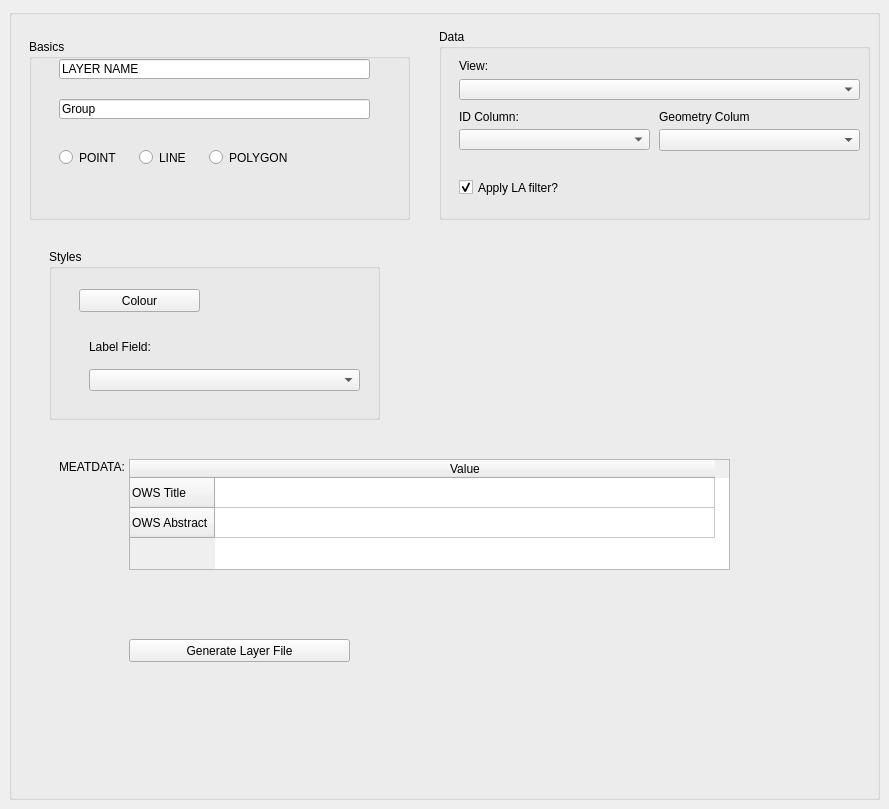
      <widget class="QWidget" name="tab">
       <attribute name="title">
        <string>Mapfile</string>
       </attribute>
       <widget class="QGroupBox" name="GB_MAPFILE">
        <property name="geometry">
         <rect>
          <x>9</x>
          <y>9</y>
          <width>871</width>
          <height>791</height>
         </rect>
        </property>
        <property name="title">
         <string/>
        </property>
        <widget class="QTableWidget" name="TW_METADATA">
         <property name="geometry">
          <rect>
           <x>120</x>
           <y>450</y>
           <width>601</width>
           <height>111</height>
          </rect>
         </property>
         <property name="maximumSize">
          <size>
           <width>16777215</width>
           <height>16777215</height>
          </size>
         </property>
         <attribute name="horizontalHeaderDefaultSectionSize">
          <number>500</number>
         </attribute>
         <row>
          <property name="text">
           <string>OWS Title</string>
          </property>
         </row>
         <row>
          <property name="text">
           <string>OWS Abstract</string>
          </property>
         </row>
         <column>
          <property name="text">
           <string>Value</string>
          </property>
         </column>
        </widget>
        <widget class="QGroupBox" name="GB_BASICS">
         <property name="geometry">
          <rect>
           <x>20</x>
           <y>30</y>
           <width>381</width>
           <height>181</height>
          </rect>
         </property>
         <property name="title">
          <string>Basics</string>
         </property>
         <widget class="QLineEdit" name="LE_LAYERNAME">
          <property name="geometry">
           <rect>
            <x>30</x>
            <y>20</y>
            <width>311</width>
            <height>20</height>
           </rect>
          </property>
          <property name="text">
           <string>LAYER NAME</string>
          </property>
         </widget>
         <widget class="QLineEdit" name="LE_GROUP">
          <property name="geometry">
           <rect>
            <x>30</x>
            <y>60</y>
            <width>311</width>
            <height>20</height>
           </rect>
          </property>
          <property name="text">
           <string>Group</string>
          </property>
         </widget>
         <widget class="QRadioButton" name="RB_POINT">
          <property name="geometry">
           <rect>
            <x>30</x>
            <y>110</y>
            <width>82</width>
            <height>17</height>
           </rect>
          </property>
          <property name="text">
           <string>POINT</string>
          </property>
         </widget>
         <widget class="QRadioButton" name="RB_LINE">
          <property name="geometry">
           <rect>
            <x>110</x>
            <y>110</y>
            <width>82</width>
            <height>17</height>
           </rect>
          </property>
          <property name="text">
           <string>LINE</string>
          </property>
         </widget>
         <widget class="QRadioButton" name="RB_POLYGON">
          <property name="geometry">
           <rect>
            <x>180</x>
            <y>110</y>
            <width>82</width>
            <height>17</height>
           </rect>
          </property>
          <property name="text">
           <string>POLYGON</string>
          </property>
         </widget>
        </widget>
        <widget class="QGroupBox" name="GB_DATA">
         <property name="geometry">
          <rect>
           <x>430</x>
           <y>20</y>
           <width>431</width>
           <height>191</height>
          </rect>
         </property>
         <property name="title">
          <string>Data</string>
         </property>
         <widget class="QCheckBox" name="CBX_LA_FILTER">
          <property name="geometry">
           <rect>
            <x>20</x>
            <y>150</y>
            <width>131</width>
            <height>17</height>
           </rect>
          </property>
          <property name="text">
           <string>Apply LA filter?</string>
          </property>
          <property name="checked">
           <bool>true</bool>
          </property>
         </widget>
         <widget class="QComboBox" name="CB_SCHEMATABLE">
          <property name="geometry">
           <rect>
            <x>20</x>
            <y>50</y>
            <width>401</width>
            <height>21</height>
           </rect>
          </property>
         </widget>
         <widget class="QComboBox" name="CB_UNIQUEID">
          <property name="geometry">
           <rect>
            <x>20</x>
            <y>100</y>
            <width>191</width>
            <height>21</height>
           </rect>
          </property>
         </widget>
         <widget class="QLabel" name="LB_SCHEMATABLE">
          <property name="geometry">
           <rect>
            <x>20</x>
            <y>30</y>
            <width>47</width>
            <height>13</height>
           </rect>
          </property>
          <property name="text">
           <string>View:</string>
          </property>
         </widget>
         <widget class="QLabel" name="LB_UNIQUEID">
          <property name="geometry">
           <rect>
            <x>20</x>
            <y>80</y>
            <width>101</width>
            <height>16</height>
           </rect>
          </property>
          <property name="text">
           <string>ID Column:</string>
          </property>
         </widget>
         <widget class="QComboBox" name="CB_GEOMETRYFIELD">
          <property name="geometry">
           <rect>
            <x>220</x>
            <y>100</y>
            <width>201</width>
            <height>22</height>
           </rect>
          </property>
         </widget>
         <widget class="QLabel" name="label_2">
          <property name="geometry">
           <rect>
            <x>220</x>
            <y>80</y>
            <width>91</width>
            <height>16</height>
           </rect>
          </property>
          <property name="text">
           <string>Geometry Column:</string>
          </property>
         </widget>
        </widget>
        <widget class="QGroupBox" name="GB_STYLES">
         <property name="geometry">
          <rect>
           <x>40</x>
           <y>240</y>
           <width>331</width>
           <height>171</height>
          </rect>
         </property>
         <property name="title">
          <string>Styles</string>
         </property>
         <widget class="QPushButton" name="BTN_COLOURPICKER">
          <property name="geometry">
           <rect>
            <x>30</x>
            <y>40</y>
            <width>121</width>
            <height>23</height>
           </rect>
          </property>
          <property name="text">
           <string>Colour</string>
          </property>
         </widget>
         <widget class="QComboBox" name="CB_LABELFIELD">
          <property name="geometry">
           <rect>
            <x>40</x>
            <y>120</y>
            <width>271</width>
            <height>22</height>
           </rect>
          </property>
         </widget>
         <widget class="QLabel" name="label">
          <property name="geometry">
           <rect>
            <x>40</x>
            <y>90</y>
            <width>71</width>
            <height>16</height>
           </rect>
          </property>
          <property name="text">
           <string>Label Field:</string>
          </property>
         </widget>
        </widget>
        <widget class="QLabel" name="LB_METADATA">
         <property name="geometry">
          <rect>
           <x>50</x>
           <y>450</y>
           <width>81</width>
           <height>16</height>
          </rect>
         </property>
         <property name="text">
          <string>MEATDATA:</string>
         </property>
        </widget>
        <widget class="QPushButton" name="BTN_GENLAYERFILE">
         <property name="geometry">
          <rect>
           <x>120</x>
           <y>630</y>
           <width>221</width>
           <height>23</height>
          </rect>
         </property>
         <property name="text">
          <string>Generate Layer File</string>
         </property>
        </widget>
       </widget>
      </widget>
